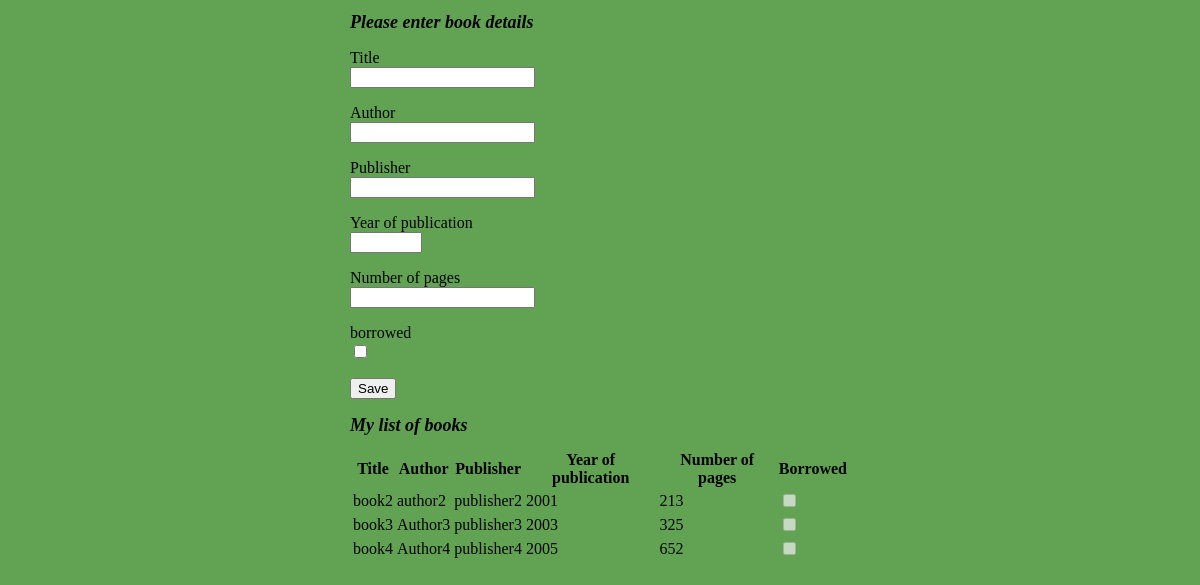
Before: / with the older database file.
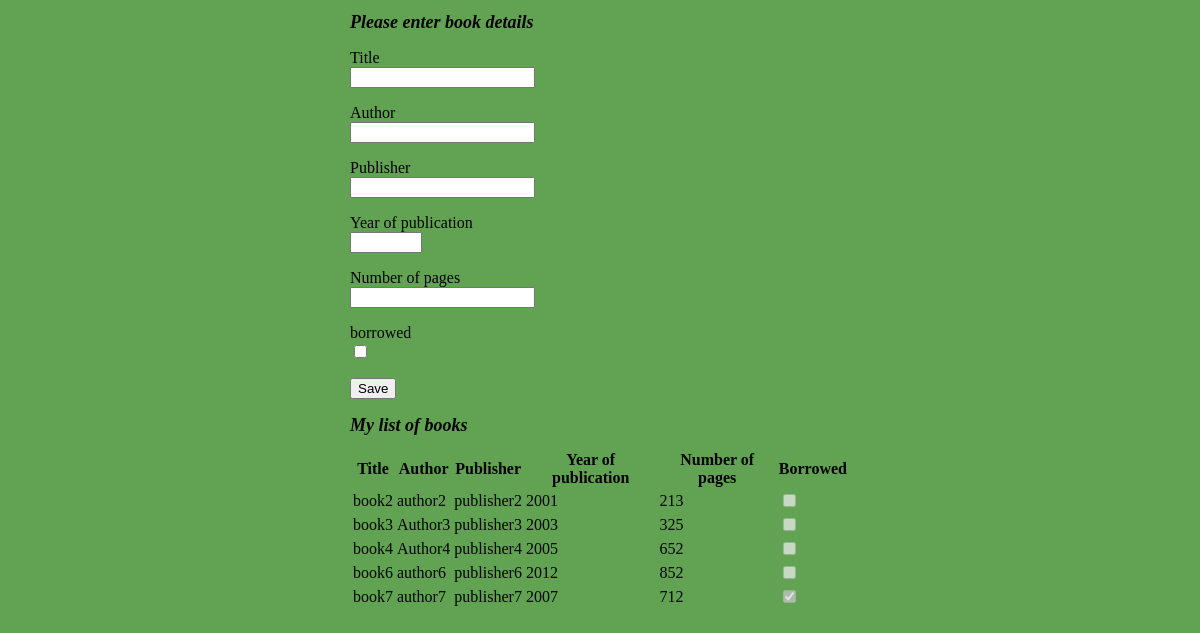
After: the same page with the newer database file.
### app.py (models this page shows, shortened)
class Book(db.Model):
    id = Column(Integer)
    title = Column(String, primary_key=True)
    author = Column(String)
    publisher = Column(String)
    year = Column(Integer)
    pages = Column(Integer)
    borrowed = Column(Boolean, default=False, nullable=False, autoincrement=True)

### app.py (the view)
@app.route("/", methods=["GET", "POST"])
def add_book():
    form = BookForm()
    if request.method == "POST":
        title = request.form["title"]
        author = request.form["author"]
        publisher = request.form["publisher"]
        year = request.form["year"]
        pages = request.form["pages"]
        borrowed = request.form.get("borrowed", False, type=bool)
        db.session.add(
            Book(
                title=title,
                author=author,
                publisher=publisher,
                year=year,
                pages=pages,
                borrowed=borrowed,
            )
        )
        db.session.commit()
        flash("Book added successfully.")
        return redirect("/")
    else:
        books = Book.query.all()
    return render_template("books.html", books=books, form=form)

### app.py
class BookForm(Form):
    title = StringField("Title", [validators.Length(min=1, max=50)])
    author = StringField("Author", [validators.Length(min=1, max=50)])
    publisher = StringField("Publisher", [validators.Length(min=1, max=50)])
    year = IntegerField(
        "Year of publication", [validators.NumberRange(min=1000, max=9999)]
    )
    pages = IntegerField("Number of pages", [validators.NumberRange(min=1)])
    borrowed = BooleanField("Is borrowed?")

### templates/books.html (shortened to what this page needs)
<!DOCTYPE html>
<html>
  <head>
    <link rel="stylesheet" href="static\style.css" />
  </head>
  <body>
    <div>
      <h1>Please enter book details</h1>
      <form method="post">
        <p>
          {{ form.title.label }}<br />
          {{ form.title() }}
        </p>
        <p>
          {{ form.author.label }}<br />
          {{ form.author() }}
        </p>
        <p>
          {{ form.publisher.label }}<br />
          {{ form.publisher() }}
        </p>
        <p>
          {{ form.year.label }}<br />
          {{ form.year() }}
        </p>
        <p>
          {{ form.pages.label }}<br />
          {{ form.pages() }}
        </p>
        <div class="form-group">
          <label class="form-label" for="borrowed">borrowed</label>
          <div class="form-field">
            <input
              type="checkbox"
              id="borrowed"
              name="borrowed"
              class="form-input"
              value="1"
            />
          </div>
        </div>
        <p>
          <input type="submit" value="Save" />
        </p>
      </form>
    </div>
    <div>
      <h1>My list of books</h1>
      <table class="mytable">
        <tr>
          <th>Title</th>
          <th>Author</th>
          <th>Publisher</th>
          <th>Year of publication</th>
          <th>Number of pages</th>
          <th>Borrowed</th>
        </tr>
        {% for book in books %}
        <tr>
          <td>{{ book['title'] }}</td>
          <td>{{ book['author'] }}</td>
          <td>{{ book['publisher'] }}</td>
          <td>{{ book['year'] }}</td>
          <td>{{ book['pages'] }}</td>
          <td>
            <input type="checkbox" class="checked" {% if book['borrowed']
            %}checked{% endif %} disabled>
          </td>
        </tr>
        {% endfor %}
      </table>
    </div>
  </body>
</html>

### static/style.css (style rules this page uses)
.mytable { margin: 0 auto; display: block; }
body { background-color: rgb(97, 163, 82); width: 500px; margin: 0 auto; }
h1 { font-size: large; font-style: italic; }
.checked { color: red; }

Changed rows visible on the page:
added Book: title "book6", author "author6", publisher "publisher6", year "2012", pages "852"
added Book: title "book7", author "author7", publisher "publisher7", year "2007", pages "712", borrowed "☑"
